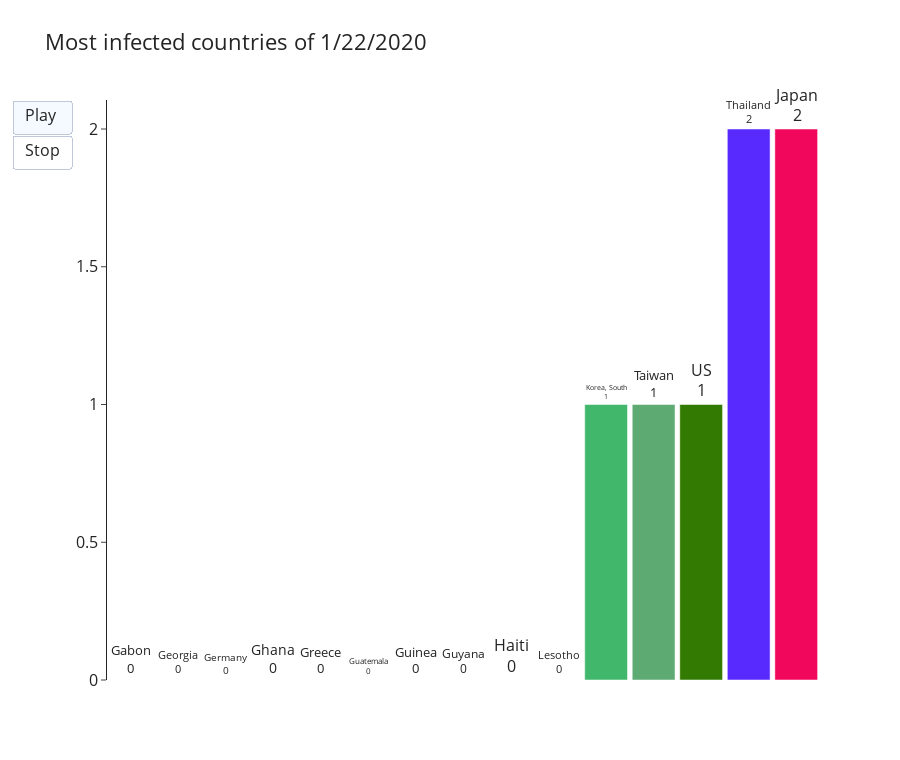

Notebook cell for this chart:
### Code cell
# Racing bars chart of covid-19 cases
# China is not included in the dataset!!!

def get_rgb_vals():
        r = np.random.randint(1,255)
        g = np.random.randint(1,255)
        b = np.random.randint(1,255)
        return [r,g,b]
colors = []
for i in range(len(df_cases)):
    c = get_rgb_vals()
    colors.append("rgb(" + str(c[0]) + ","+ str(c[1]) + ","+ str(c[2]) + ")")
        
def get_top_15(df_cases, day):
        df = pd.DataFrame({"country":df_cases['Country/Region'], "cases":df_cases.iloc[:, 2 + day], "color":colors})
        data = df.sort_values(by = "cases").iloc[-15:, :]
        range_max = max(df_cases.iloc[:, 2 + day])
        return data, range_max
    
date = list(df_cases.columns[2:])
date = [i + '20' for i in date]

def frames_animation(df_cases, title, date):
    list_of_frames = []
    initial_day = 1
    final_day = len(date)

    for day in range(initial_day, final_day):
            fdata, range_max = get_top_15(df_cases, day)
            list_of_frames.append(go.Frame(data = [go.Bar(x = fdata['country'], y = fdata['cases'],
                                                        marker_color = fdata['color'],
                                                        hoverinfo = 'none',
                                                        textposition = 'outside', 
                                                        texttemplate = '%{x}<br>%{y}',
                                                        cliponaxis = False)],
                                           layout = go.Layout(height = 760, width = 900, font = {'size': 16},
                                                            plot_bgcolor = '#FFFFFF',
                                                            xaxis = {'showline': False, 'visible': False},
                                                            yaxis = {'showline': True, 'visible': True,
                                                                     'range' : (0, range_max), 
                                                                     'autorange' : True},
                                                            bargap = 0.10,
                                                            autosize = True,
                                                            title = title + str(date[day]))))
    return list_of_frames

def bar_race_plot (df_cases, title, list_of_frames):

    initial_day = 1
    
    df_init = pd.DataFrame({"country":df_cases['Country/Region'], "cases":df_cases.iloc[:, 2 + initial_day], "color":colors})
    data = df_init.sort_values(by = "cases").iloc[-15:, :]
        
    fig = go.Figure(
        data = [go.Bar(x = data['country'], y = data['cases'], marker_color = data['color'],
                       hoverinfo = 'none',
                       textposition = 'outside', texttemplate = '%{x}<br>%{y}',
                       cliponaxis = False)],
        layout = go.Layout(height = 760, width = 900, font = {'size': 16}, plot_bgcolor = '#FFFFFF',
                           xaxis = {'showline': False, 'visible': False},
                           yaxis = {'showline': True, 'visible': True,
                                    'autorange' : True},
                           bargap = 0.10,
                           title = title + '1/22/2020',
                         updatemenus = [dict(type = "buttons",
                                           buttons = [dict(label = "Play",
                                                         method = "animate",
                                                           args = [None,{'transition' : {'duration' : 500, 'easing' : "linear"}, 
                                                                         "frame": {"duration": 1100, "redraw": True}, 
                                                                         "fromcurrent": True}]),
                                                    dict(label = "Stop",
                                                         method = "animate",
                                                         args = [[None],{"frame": {"duration": 0, "redraw": True}, 
                                                                         "mode": "immediate", 
                                                                         "transition": {"duration": 0}}])])]),
        frames = list(list_of_frames))
    
    return fig

title = 'Most infected countries of '
list_of_frames = frames_animation(df_cases, title, date)
fig_cases = bar_race_plot(df_cases, title, list_of_frames)
fig_cases.show()

### Figure 1 — Plotly figure (JSON) as saved in the notebook; plotly's stock layout.template omitted (floating-point values rounded to 4 significant figures)
{"data": [{"cliponaxis": false, "hoverinfo": "none", "marker": {"color": ["rgb(137,226,147)", "rgb(163,26,120)", "rgb(234,17,254)", "rgb(63,27,208)", "rgb(85,161,75)", "rgb(30,242,86)", "rgb(8,164,89)", "rgb(84,177,226)", "rgb(175,120,132)", "rgb(133,78,252)", "rgb(65,183,108)", "rgb(93,170,115)", "rgb(50,122,1)", "rgb(89,42,254)", "rgb(241,8,92)"]}, "textposition": "outside", "texttemplate": "%{x}<br>%{y}", "type": "bar", "x": ["Gabon", "Georgia", "Germany", "Ghana", "Greece", "Guatemala", "Guinea", "Guyana", "Haiti", "Lesotho", "Korea, South", "Taiwan", "US", "Thailand", "Japan"], "y": [0, 0, 0, 0, 0, 0, 0, 0, 0, 0, 1, 1, 1, 2, 2]}], "layout": {"bargap": 0.1, "font": {"size": 16}, "height": 760, "plot_bgcolor": "#FFFFFF", "title": {"text": "Most infected countries of 1/22/2020"}, "updatemenus": [{"buttons": [{"args": [null, {"frame": {"duration": 1100, "redraw": true}, "fromcurrent": true, "transition": {"duration": 500, "easing": "linear"}}], "label": "Play", "method": "animate"}, {"args": [[null], {"frame": {"duration": 0, "redraw": true}, "mode": "immediate", "transition": {"duration": 0}}], "label": "Stop", "method": "animate"}], "type": "buttons"}], "width": 900, "xaxis": {"showline": false, "visible": false}, "yaxis": {"autorange": true, "showline": true, "visible": true}}}
